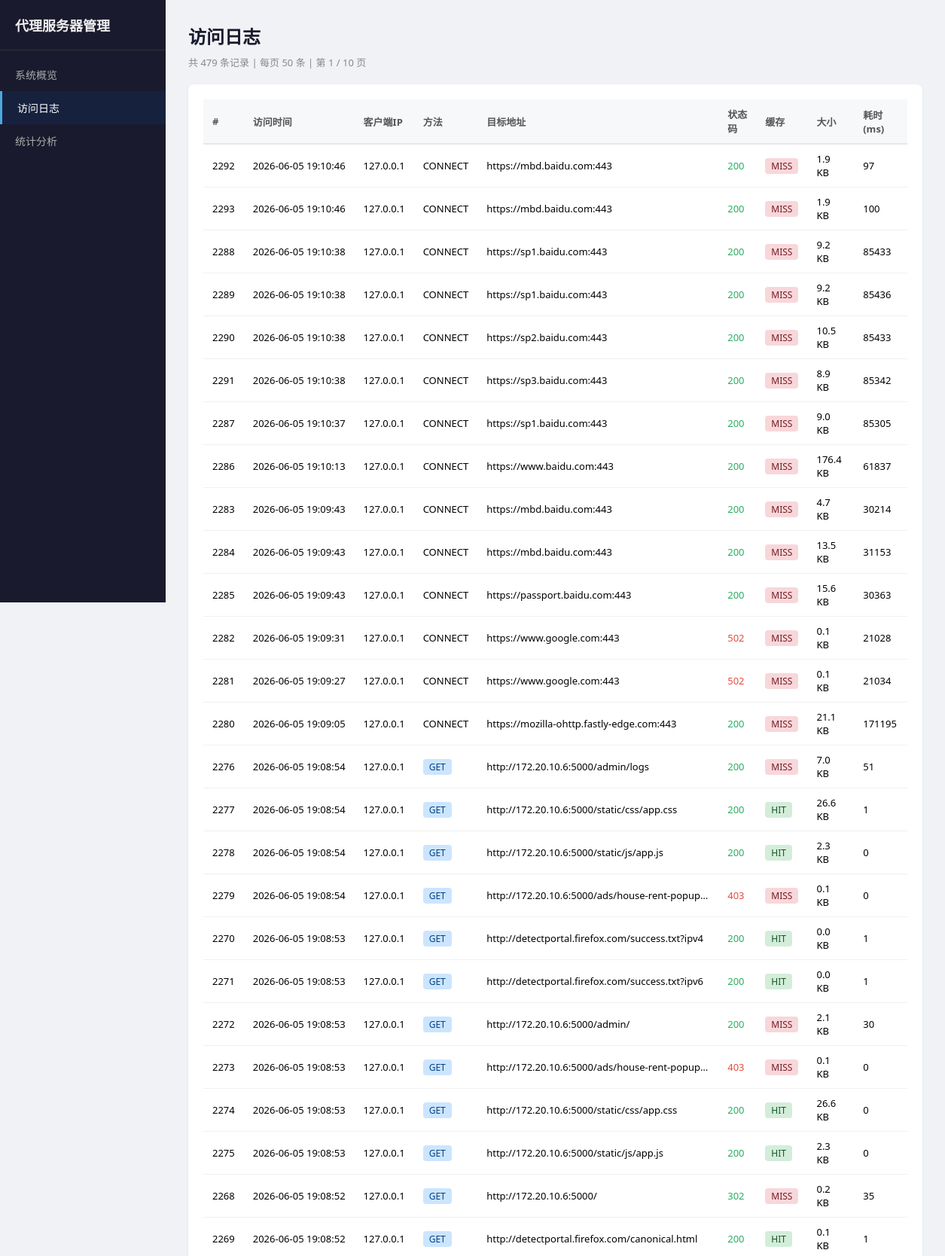
/dashboard/logs (upper part), run on the app's committed database.
### tables this page shows
CREATE TABLE access_logs (
                id INTEGER PRIMARY KEY AUTOINCREMENT,
                access_time TEXT NOT NULL,
                client_ip TEXT NOT NULL,
                target_url TEXT NOT NULL,
                method TEXT NOT NULL DEFAULT 'GET',
                status_code INTEGER DEFAULT 0,
                cache_hit INTEGER DEFAULT 0,
                response_size INTEGER DEFAULT 0,
                duration_ms INTEGER DEFAULT 0
            );

### dashboard/routes.py (the view)
@router.get("/logs", response_class=HTMLResponse)
async def dashboard_logs(
    request: Request,
    page: int = Query(1, ge=1),
    limit: int = Query(50, ge=1, le=200),
):
    offset = (page - 1) * limit
    logs = await get_access_logs(limit=limit, offset=offset)
    total = await get_logs_count()
    total_pages = max(1, (total + limit - 1) // limit)
    return render_template(
        "logs.html",
        logs=logs,
        page=page,
        limit=limit,
        total=total,
        total_pages=total_pages,
    )

### dashboard/routes.py (called while the page is built)
def render_template(name: str, **kwargs) -> str:
    from jinja2 import Environment, FileSystemLoader
    env = Environment(loader=FileSystemLoader(str(TEMPLATE_DIR)))
    template = env.get_template(name)
    return template.render(**kwargs)

### database/database.py (called while the page is built)
async def get_access_logs(limit: int = 100, offset: int = 0) -> list[AccessLog]:
    async with aiosqlite.connect(DATABASE_PATH) as db:
        cursor = await db.execute(
            "SELECT * FROM access_logs ORDER BY access_time DESC LIMIT ? OFFSET ?",
            (limit, offset),
        )
        rows = await cursor.fetchall()
        return [AccessLog(
            id=row[0],
            access_time=row[1],
            client_ip=row[2],
            target_url=row[3],
            method=row[4],
            status_code=row[5],
            cache_hit=bool(row[6]),
            response_size=row[7],
            duration_ms=row[8],
        ) for row in rows]

async def get_logs_count() -> int:
    async with aiosqlite.connect(DATABASE_PATH) as db:
        cursor = await db.execute("SELECT COUNT(*) FROM access_logs")
        row = await cursor.fetchone()
        return row[0] if row else 0

### dashboard/templates/logs.html (shortened to what this page needs)
<!DOCTYPE html>
<html lang="zh-CN">
<head>
</head>
<body>
<div class="sidebar">
    <h2>代理服务器管理</h2>
    <a href="/dashboard/">系统概览</a>
    <a href="/dashboard/logs" class="active">访问日志</a>
    <a href="/dashboard/stats">统计分析</a>
</div>
<div class="main">
    <h1>访问日志</h1>
    <p class="info-bar">共 {{ total }} 条记录 | 每页 {{ limit }} 条 | 第 {{ page }} / {{ total_pages }} 页</p>
    <div class="section">
        {% if logs %}
        <table>
            <thead>
                <tr>
                    <th>#</th>
                    <th>访问时间</th>
                    <th>客户端IP</th>
                    <th>方法</th>
                    <th>目标地址</th>
                    <th>状态码</th>
                    <th>缓存</th>
                    <th>大小</th>
                    <th>耗时(ms)</th>
                </tr>
            </thead>
            <tbody>
                {% for log in logs %}
                <tr>
                    <td>{{ log.id }}</td>
                    <td style="white-space:nowrap;">{{ log.access_time }}</td>
                    <td>{{ log.client_ip }}</td>
                    <td>
                        {% if log.method == 'GET' %}
                        <span class="badge badge-get">{{ log.method }}</span>
                        {% elif log.method == 'POST' %}
                        <span class="badge badge-post">{{ log.method }}</span>
                        {% else %}
                        {{ log.method }}
                        {% endif %}
                    </td>
                    <td class="url-cell" title="{{ log.target_url }}">{{ log.target_url }}</td>
                    <td>
                        {% if log.status_code < 400 %}
                        <span class="status-ok">{{ log.status_code }}</span>
                        {% else %}
                        <span class="status-err">{{ log.status_code }}</span>
                        {% endif %}
                    </td>
                    <td>
                        {% if log.cache_hit %}
                        <span class="badge badge-hit">HIT</span>
                        {% else %}
                        <span class="badge badge-miss">MISS</span>
                        {% endif %}
                    </td>
                    <td>{{ (log.response_size / 1024)|round(1) if log.response_size > 0 else 0 }} KB</td>
                    <td>{{ log.duration_ms }}</td>
                </tr>
                {% endfor %}
            </tbody>
        </table>
        {% else %}
        <p style="color:#999; text-align:center; padding:40px;">暂无访问记录</p>
        {% endif %}
    </div>
</div>
</body>
</html>

### dashboard/templates/logs.html (style rules this page uses)
* { margin: 0; padding: 0; box-sizing: border-box; }
body { font-family: 'Microsoft YaHei', 'Segoe UI', sans-serif; background: #f0f2f5; display: flex; min-height: 100vh; }
.sidebar { width: 220px; background: #1a1a2e; color: #eee; padding: 20px 0; display: flex; flex-direction: column; position: fixed; height: 100vh; }
.sidebar h2 { padding: 0 20px 20px; font-size: 18px; border-bottom: 1px solid #333; margin-bottom: 10px; }
.sidebar a { display: block; padding: 12px 20px; color: #aaa; text-decoration: none; font-size: 14px; transition: all 0.2s; }
.sidebar a:hover, .sidebar a.active { color: #fff; background: #16213e; border-left: 3px solid #4ea8de; }
.main { margin-left: 220px; flex: 1; padding: 30px; }
h1 { font-size: 24px; margin-bottom: 8px; color: #1a1a2e; }
.info-bar { font-size: 13px; color: #888; margin-bottom: 20px; }
.section { background: #fff; border-radius: 8px; padding: 20px; box-shadow: 0 1px 3px rgba(0,0,0,0.08); margin-bottom: 20px; }
table { width: 100%; border-collapse: collapse; font-size: 13px; }
th { background: #f7f8fa; padding: 10px 12px; text-align: left; font-weight: 600; color: #555; border-bottom: 2px solid #e8e8e8; }
td { padding: 10px 12px; border-bottom: 1px solid #f0f0f0; }
.badge { display: inline-block; padding: 2px 8px; border-radius: 4px; font-size: 12px; }
.badge-hit { background: #d4edda; color: #155724; }
.badge-miss { background: #f8d7da; color: #721c24; }
.badge-get { background: #cce5ff; color: #004085; }
.url-cell { max-width: 320px; overflow: hidden; text-overflow: ellipsis; white-space: nowrap; }
.status-ok { color: #27ae60; }
.status-err { color: #e74c3c; }

### data on the page
access_logs: id "2292", access_time "2026-06-05 19:10:46", client_ip "127.0.0.1", method "CONNECT", target_url "https://mbd.baidu.com:443", status_code "200", cache_hit "MISS", response_size "1.9", duration_ms "97"
access_logs: id "2293", access_time "2026-06-05 19:10:46", client_ip "127.0.0.1", method "CONNECT", target_url "https://mbd.baidu.com:443", status_code "200", cache_hit "MISS", response_size "1.9", duration_ms "100"
access_logs: id "2288", access_time "2026-06-05 19:10:38", client_ip "127.0.0.1", method "CONNECT", target_url "https://sp1.baidu.com:443", status_code "200", cache_hit "MISS", response_size "9.2", duration_ms "85433"
access_logs: id "2289", access_time "2026-06-05 19:10:38", client_ip "127.0.0.1", method "CONNECT", target_url "https://sp1.baidu.com:443", status_code "200", cache_hit "MISS", response_size "9.2", duration_ms "85436"
access_logs: id "2290", access_time "2026-06-05 19:10:38", client_ip "127.0.0.1", method "CONNECT", target_url "https://sp2.baidu.com:443", status_code "200", cache_hit "MISS", response_size "10.5", duration_ms "85433"
access_logs: id "2291", access_time "2026-06-05 19:10:38", client_ip "127.0.0.1", method "CONNECT", target_url "https://sp3.baidu.com:443", status_code "200", cache_hit "MISS", response_size "8.9", duration_ms "85342"
access_logs: id "2287", access_time "2026-06-05 19:10:37", client_ip "127.0.0.1", method "CONNECT", target_url "https://sp1.baidu.com:443", status_code "200", cache_hit "MISS", response_size "9.0", duration_ms "85305"
access_logs: id "2286", access_time "2026-06-05 19:10:13", client_ip "127.0.0.1", method "CONNECT", target_url "https://www.baidu.com:443", status_code "200", cache_hit "MISS", response_size "176.4", duration_ms "61837"
access_logs: id "2283", access_time "2026-06-05 19:09:43", client_ip "127.0.0.1", method "CONNECT", target_url "https://mbd.baidu.com:443", status_code "200", cache_hit "MISS", response_size "4.7", duration_ms "30214"
access_logs: id "2284", access_time "2026-06-05 19:09:43", client_ip "127.0.0.1", method "CONNECT", target_url "https://mbd.baidu.com:443", status_code "200", cache_hit "MISS", response_size "13.5", duration_ms "31153"
access_logs: id "2285", access_time "2026-06-05 19:09:43", client_ip "127.0.0.1", method "CONNECT", target_url "https://passport.baidu.com:443", status_code "200", cache_hit "MISS", response_size "15.6", duration_ms "30363"
access_logs: id "2282", access_time "2026-06-05 19:09:31", client_ip "127.0.0.1", method "CONNECT", target_url "https://www.google.com:443", status_code "502", cache_hit "MISS", response_size "0.1", duration_ms "21028"
access_logs: id "2281", access_time "2026-06-05 19:09:27", client_ip "127.0.0.1", method "CONNECT", target_url "https://www.google.com:443", status_code "502", cache_hit "MISS", response_size "0.1", duration_ms "21034"
access_logs: id "2280", access_time "2026-06-05 19:09:05", client_ip "127.0.0.1", method "CONNECT", target_url "https://mozilla-ohttp.fastly-edge.com:443", status_code "200", cache_hit "MISS", response_size "21.1", duration_ms "171195"
access_logs: id "2276", access_time "2026-06-05 19:08:54", client_ip "127.0.0.1", method "GET", target_url "http://172.20.10.6:5000/admin/logs", status_code "200", cache_hit "MISS", response_size "7.0", duration_ms "51"
access_logs: id "2277", access_time "2026-06-05 19:08:54", client_ip "127.0.0.1", method "GET", target_url "http://172.20.10.6:5000/static/css/app.css", status_code "200", cache_hit "HIT", response_size "26.6", duration_ms "1"
access_logs: id "2278", access_time "2026-06-05 19:08:54", client_ip "127.0.0.1", method "GET", target_url "http://172.20.10.6:5000/static/js/app.js", status_code "200", cache_hit "HIT", response_size "2.3", duration_ms "0"
access_logs: id "2279", access_time "2026-06-05 19:08:54", client_ip "127.0.0.1", method "GET", target_url "http://172.20.10.6:5000/ads/house-rent-popup.js", status_code "403", cache_hit "MISS", response_size "0.1", duration_ms "0"
access_logs: id "2270", access_time "2026-06-05 19:08:53", client_ip "127.0.0.1", method "GET", target_url "http://detectportal.firefox.com/success.txt?ipv4", status_code "200", cache_hit "HIT", response_size "0.0", duration_ms "1"
access_logs: id "2271", access_time "2026-06-05 19:08:53", client_ip "127.0.0.1", method "GET", target_url "http://detectportal.firefox.com/success.txt?ipv6", status_code "200", cache_hit "HIT", response_size "0.0", duration_ms "1"
access_logs: id "2272", access_time "2026-06-05 19:08:53", client_ip "127.0.0.1", method "GET", target_url "http://172.20.10.6:5000/admin/", status_code "200", cache_hit "MISS", response_size "2.1", duration_ms "30"
access_logs: id "2273", access_time "2026-06-05 19:08:53", client_ip "127.0.0.1", method "GET", target_url "http://172.20.10.6:5000/ads/house-rent-popup.js", status_code "403", cache_hit "MISS", response_size "0.1", duration_ms "0"
access_logs: id "2274", access_time "2026-06-05 19:08:53", client_ip "127.0.0.1", method "GET", target_url "http://172.20.10.6:5000/static/css/app.css", status_code "200", cache_hit "HIT", response_size "26.6", duration_ms "0"
access_logs: id "2275", access_time "2026-06-05 19:08:53", client_ip "127.0.0.1", method "GET", target_url "http://172.20.10.6:5000/static/js/app.js", status_code "200", cache_hit "HIT", response_size "2.3", duration_ms "0"
access_logs: id "2268", access_time "2026-06-05 19:08:52", client_ip "127.0.0.1", method "GET", target_url "http://172.20.10.6:5000/", status_code "302", cache_hit "MISS", response_size "0.2", duration_ms "35"
access_logs: id "2269", access_time "2026-06-05 19:08:52", client_ip "127.0.0.1", method "GET", target_url "http://detectportal.firefox.com/canonical.html", status_code "200", cache_hit "HIT", response_size "0.1", duration_ms "1"

### other printed values
{{ total }} "479"
{{ limit }} "50"
{{ page }} "1"
{{ total_pages }} "10"
